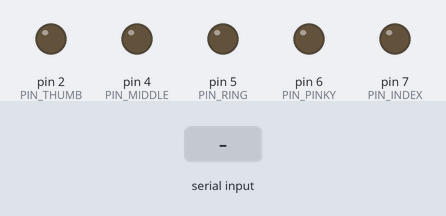
The sketch below on a simulated Arduino Uno, built with avr-gcc and run on an emulated ATmega328P. Shown: output pins drawn as LEDs (lit = HIGH). The inputs (shaded band) are chosen by the test bench.

Above: at 1.7 s.
1.8 s: "A" received over Serial
At 2.6 s:
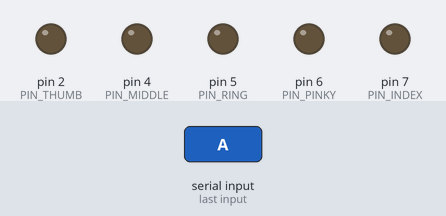
3.4 s: "B" received over Serial
At 3.8 s:
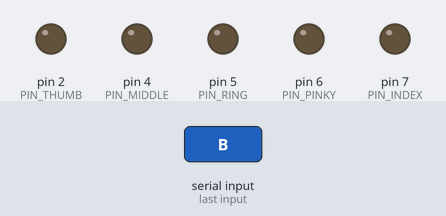
5.0 s: "C" received over Serial
At 6.3 s:
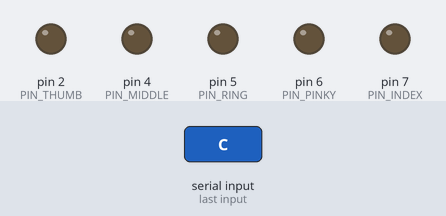
6.6 s: "D" received over Serial
At 7.5 s:
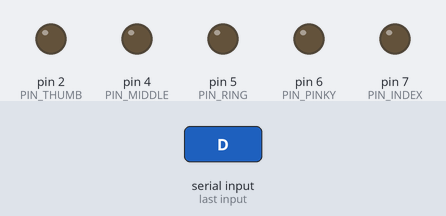
8.2 s: "E" received over Serial
At 8.7 s:
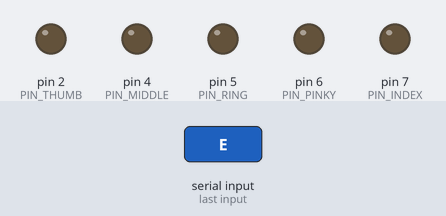
Timing chart, 0 to 10.8 s (numbered marks = the images above; inputs shaded):
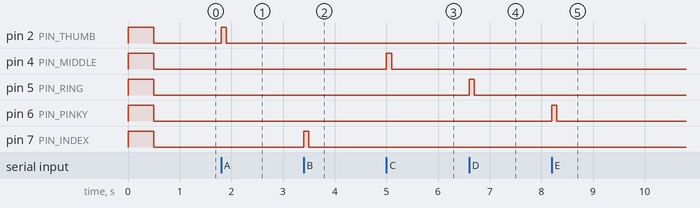

Measured:
- after the input at 1.8 s, pin 2 (PIN_THUMB): LOW → HIGH at once, → LOW 0.10 s later
- after the input at 3.4 s, pin 7 (PIN_INDEX): LOW → HIGH at once, → LOW 0.10 s later
- after the input at 5.0 s, pin 4 (PIN_MIDDLE): LOW → HIGH at once, → LOW 0.10 s later
- after the input at 6.6 s, pin 5 (PIN_RING): LOW → HIGH at once, → LOW 0.10 s later
- after the input at 8.2 s, pin 6 (PIN_PINKY): LOW → HIGH at once, → LOW 0.10 s later

The sketch:

hap_assist_firmware.ino
```cpp
/*
 * Project: Hap-Assist Firmware (Final Release)
 * Author: SeongHyeok Yoon (Dongguk Univ.)
 * Date: 2025-12-19
 *
 * [Description]
 * This firmware implements a 'Dual-Mode Haptic Feedback' system with safety features:
 * 1. Touch Mode (A-E): Short vibration feedback for individual finger collisions.
 * 2. Grabbing Mode (G/R): Rhythmic 'Heartbeat' pulse pattern (1s interval).
 * 3. Watchdog Timer: Auto-shutoff failsafe if signal is lost for >0.2s.
 *
 * [Hardware]
 * - MCU: Arduino Uno (ATmega328P)
 * - Actuators: 5x Coin Vibration Motors
 * - Protocol: Serial (9600 baud), 1-Byte Command
 */

// --- Pin Configuration ---
const int PIN_THUMB  = 2; // Thumb (A)
const int PIN_INDEX  = 7; // Index (B)
const int PIN_MIDDLE = 4; // Middle (C)
const int PIN_RING   = 5; // Ring (D)
const int PIN_PINKY  = 6; // Pinky (E)

// --- Variables for Grabbing Mode (Heartbeat Logic) ---
bool isGrabbing = false;          // Current grabbing state flag
unsigned long lastPulseTime = 0;  // Timestamp for heartbeat rhythm
bool pulseState = false;          // Toggle state for pulse (On/Off)
const long INTERVAL = 1000;       // Pulse Interval (1000ms = 1s)

// --- Watchdog Timer Variables (Safety) ---
unsigned long lastSignalTime = 0; // Timestamp of the last received signal
const long TIMEOUT = 200;         // Failsafe limit: 200ms (0.2s)

void setup() {
  // 1. Initialize Serial Communication (Must match Unity Baudrate)
  Serial.begin(9600);

  // 2. Set Pin Modes
  pinMode(PIN_THUMB, OUTPUT);
  pinMode(PIN_INDEX, OUTPUT);
  pinMode(PIN_MIDDLE, OUTPUT);
  pinMode(PIN_RING, OUTPUT);
  pinMode(PIN_PINKY, OUTPUT);

  // 3. System Ready Signal (Vibrate all for 0.5s)
  AllHigh();
  delay(500);
  AllLow();

  // Initialize Watchdog timer
  lastSignalTime = millis();
}

void loop() {
  // ==========================================
  // [1] Signal Reception & Processing
  // ==========================================
  if (Serial.available() > 0) {
    char signal = Serial.read();

    // Watchdog Reset: Update the last signal timestamp
    lastSignalTime = millis();

    if (signal == 'G') {
      // Start Grabbing Mode (Enable Heartbeat)
      isGrabbing = true;
      pulseState = true;
      lastPulseTime = millis();
      AllHigh(); // Initial feedback
    }
    else if (signal == 'R') {
      // Release Mode (Stop All)
      isGrabbing = false;
      pulseState = false;
      AllLow();
    }
    // Individual Touch Feedback (Only active when NOT grabbing)
    else if (!isGrabbing) {
      switch (signal) {
        case 'A': Vibrate(PIN_THUMB, 100);  break; // Thumb (100ms)
        case 'B': Vibrate(PIN_INDEX, 100);  break; // Index
        case 'C': Vibrate(PIN_MIDDLE, 100); break; // Middle
        case 'D': Vibrate(PIN_RING, 100);   break; // Ring
        case 'E': Vibrate(PIN_PINKY, 100);  break; // Pinky
      }
      // Since Vibrate() uses delay(100), update timestamp again for safety
      lastSignalTime = millis();
    }
  }

  // ==========================================
  // [2] Watchdog Failsafe Check
  // ==========================================
  // If no signal is received for more than 0.2s (TIMEOUT),
  // immediately shut down all motors to prevent overheating or errors.
  if (millis() - lastSignalTime > TIMEOUT) {
    isGrabbing = false;
    pulseState = false;
    AllLow(); // EMERGENCY STOP
  }

  // ==========================================
  // [3] Heartbeat Logic (Grabbing Mode)
  // ==========================================
  if (isGrabbing) {
    // Run only if the connection is alive (Within Watchdog limit)
    if (millis() - lastSignalTime <= TIMEOUT) {
      unsigned long currentTime = millis();

      // Toggle vibration every 1 second
      if (currentTime - lastPulseTime >= INTERVAL) {
        lastPulseTime = currentTime;
        pulseState = !pulseState; // Toggle State
        if (pulseState) AllHigh();
        else AllLow();
      }
    }
  }
}

// --- Helper Functions ---

// Function to vibrate a specific pin for a duration
void Vibrate(int pin, int time) {
  digitalWrite(pin, HIGH);
  delay(time);
  digitalWrite(pin, LOW);
}

// Turn ON all motors
void AllHigh() {
  digitalWrite(PIN_THUMB, HIGH);
  digitalWrite(PIN_INDEX, HIGH);
  digitalWrite(PIN_MIDDLE, HIGH);
  digitalWrite(PIN_RING, HIGH);
  digitalWrite(PIN_PINKY, HIGH);
}

// Turn OFF all motors
void AllLow() {
  digitalWrite(PIN_THUMB, LOW);
  digitalWrite(PIN_INDEX, LOW);
  digitalWrite(PIN_MIDDLE, LOW);
  digitalWrite(PIN_RING, LOW);
  digitalWrite(PIN_PINKY, LOW);
}
```
